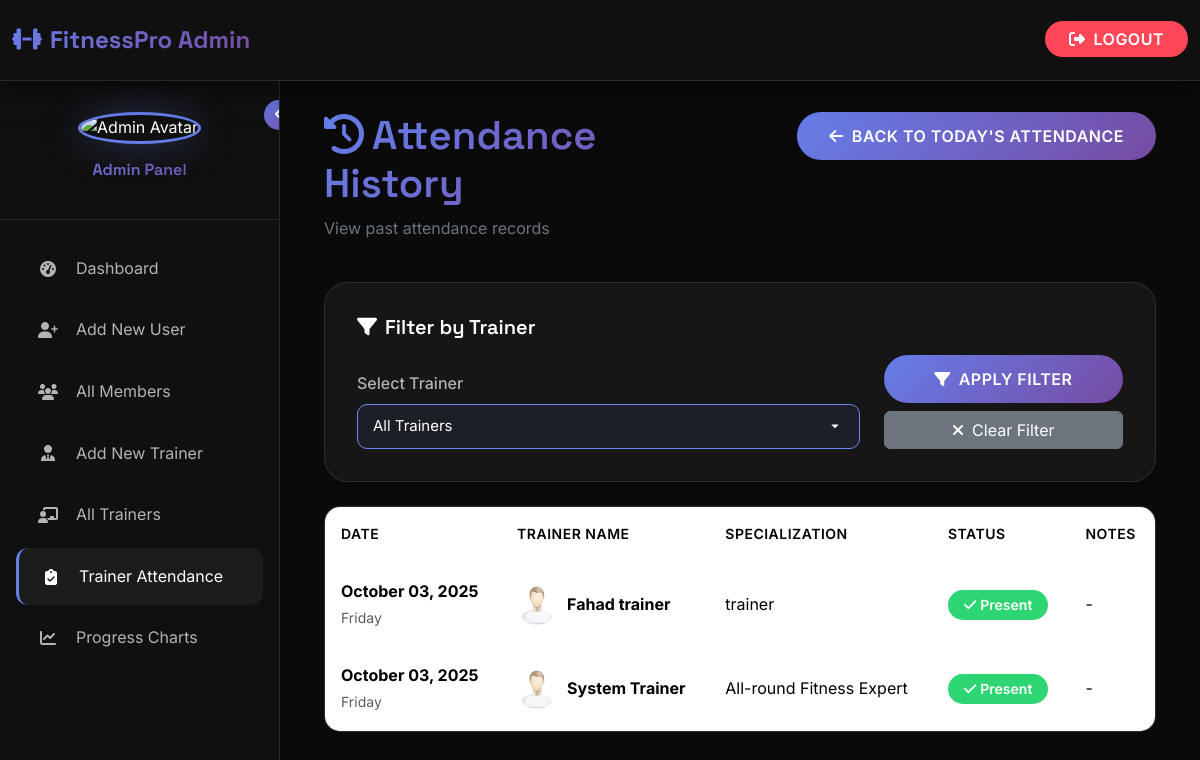
/attendance_history (signed in), run on an earlier commit of the app's database.
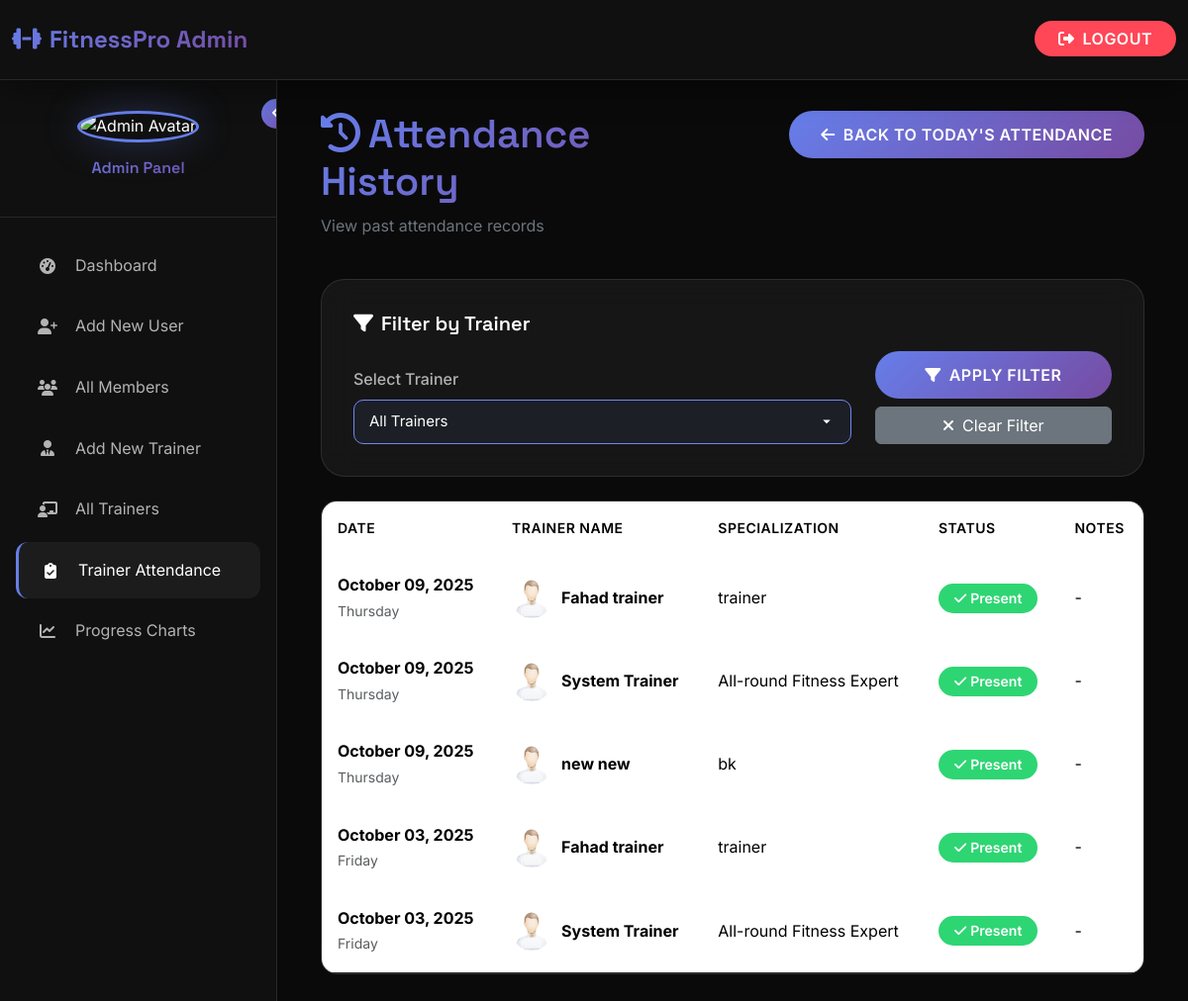
And on a later commit of the database.
### gym_management/gym_app/models.py (models this page shows, shortened)
class TrainerAttendance(models.Model):
    trainer = models.ForeignKey(Trainer, on_delete=models.CASCADE, related_name='attendance_records')
    date = models.DateField(default=timezone.now)
    present = models.BooleanField(default=True)
    notes = models.TextField(null=True, blank=True)
    class Meta:
        unique_together = ['trainer', 'date']

class Trainer(models.Model):
    first_name = models.CharField(max_length=50)
    last_name = models.CharField(max_length=50)
    email = models.CharField(max_length=50, null=True, blank=True)
    phone_number = models.CharField(max_length=20)
    username = models.CharField(max_length=150, unique=True)
    password = models.CharField(max_length=100)
    specialization = models.CharField(max_length=200, null=True, blank=True)
    image = models.ImageField(upload_to="trainers/", default="trainers/default.png", null=True, blank=True)
    created_at = models.DateTimeField(auto_now_add=True)

### gym_management/gym_app/views.py (the view)
# urls.py: path('attendance_history', views.attendance_history, name='attendance_history'),
def attendance_history(request):
    if 'admin_logged_in' not in request.session:
        return redirect('/admin_login')
    trainers = Trainer.objects.all()
    all_attendance = TrainerAttendance.objects.all().order_by('-date')
    trainer_filter = request.GET.get('trainer_id')
    if trainer_filter:
        all_attendance = all_attendance.filter(trainer_id=trainer_filter)
    data = {
        'trainers': trainers,
        'attendance_records': all_attendance,
        'selected_trainer': trainer_filter,
        'pending_count': Gym_user.get_pending_approvals().count(),
        'trainer_request_count': Gym_user.get_trainer_requests().count()
    }
    return render(request, 'admin/attendance_history.html', data)

### gym_management/gym_app/models.py (called while the page is built)
    @staticmethod
    def get_pending_approvals():
        return Gym_user.objects.filter(is_approved=False)

    @staticmethod
    def get_trainer_requests():
        return Gym_user.objects.filter(trainer_requested=True, assigned_trainer=None)

### gym_management/gym_app/templates/admin/attendance_history.html (shortened to what the changed rows need)
{% extends 'base_admin.html' %}
{% load static %}
{% block content %}
<div class="container-fluid">
    <div class="row mb-4" data-aos="fade-down">
        <div class="col-md-6">
            <h1 class="gradient-text"><i class="fas fa-history me-2"></i>Attendance History</h1>
        </div>
    </div>
    <div class="row" data-aos="fade-up" data-aos-delay="100">
        <div class="col-12">
            {% if attendance_records %}
            <div class="table-responsive">
                <table class="table">
                    <thead>
                        <tr>
                            <th>Date</th>
                            <th>Trainer Name</th>
                            <th>Specialization</th>
                            <th>Status</th>
                            <th>Notes</th>
                        </tr>
                    </thead>
                    <tbody>
                        {% for record in attendance_records %}
                        <tr>
                            <td>
                                <strong>{{ record.date|date:"F d, Y" }}</strong>
                                <br>
                                <small class="text-muted">{{ record.date|date:"l" }}</small>
                            </td>
                            <td>
                                <div class="d-flex align-items-center">
                                    {% if record.trainer.image %}
                                        <img src="{{ record.trainer.image.url }}" alt="{{ record.trainer.first_name }}"
                                             style="width: 40px; height: 40px; border-radius: 50%; object-fit: cover; margin-right: 10px;">
                                    {% else %}
                                        <div style="width: 40px; height: 40px; border-radius: 50%; background: var(--primary-gradient);
                                                    display: flex; align-items: center; justify-content: center; margin-right: 10px; font-weight: 600;">
                                            {{ record.trainer.first_name.0 }}{{ record.trainer.last_name.0 }}
                                        </div>
                                    {% endif %}
                                    <div>
                                        <strong>{{ record.trainer.first_name }} {{ record.trainer.last_name }}</strong>
                                    </div>
                                </div>
                            </td>
                            <td>{{ record.trainer.specialization|default:"N/A" }}</td>
                            <td>
                                {% if record.present %}
                                    <span class="badge badge-success">
                                        <i class="fas fa-check me-1"></i>Present
                                    </span>
                                {% else %}
                                    <span class="badge badge-danger">
                                        <i class="fas fa-times me-1"></i>Absent
                                    </span>
                                {% endif %}
                            </td>
                            <td>{{ record.notes|default:"-" }}</td>
                        </tr>
                        {% endfor %}
                    </tbody>
                </table>
            </div>
            {% endif %}
        </div>
    </div>
</div>
{% endblock %}

What changed in the data, as far as the page shows it:
added TrainerAttendance: date "October 09, 2025", date "Thursday", trainer.image (placeholder picture), trainer.first_name "Fahad", trainer.last_name "trainer", trainer.specialization "trainer", present True (drawn), notes "-"
added TrainerAttendance: date "October 09, 2025", date "Thursday", trainer.image (placeholder picture), trainer.first_name "System", trainer.last_name "Trainer", trainer.specialization "All-round Fitness Expert", present True (drawn), notes "-"
added TrainerAttendance: date "October 09, 2025", date "Thursday", trainer.image (placeholder picture), trainer.first_name "new", trainer.last_name "new", trainer.specialization "bk", present True (drawn), notes "-"
